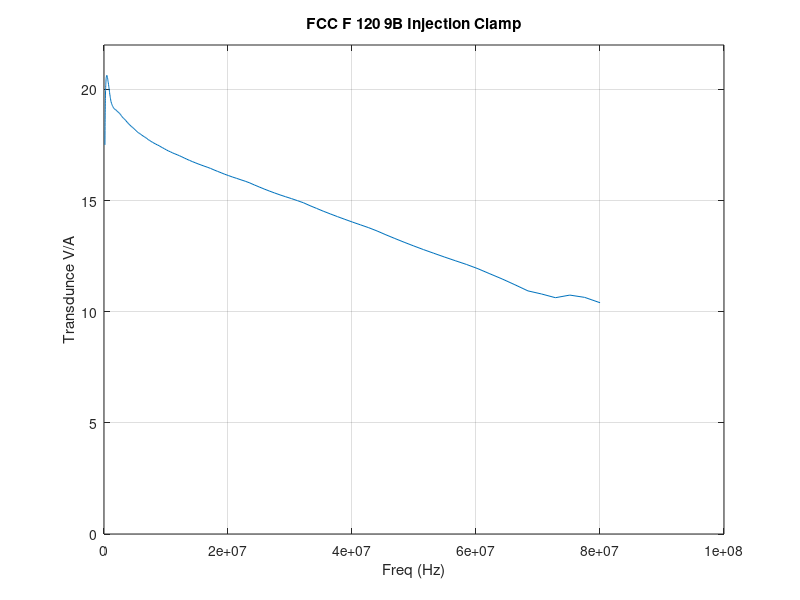
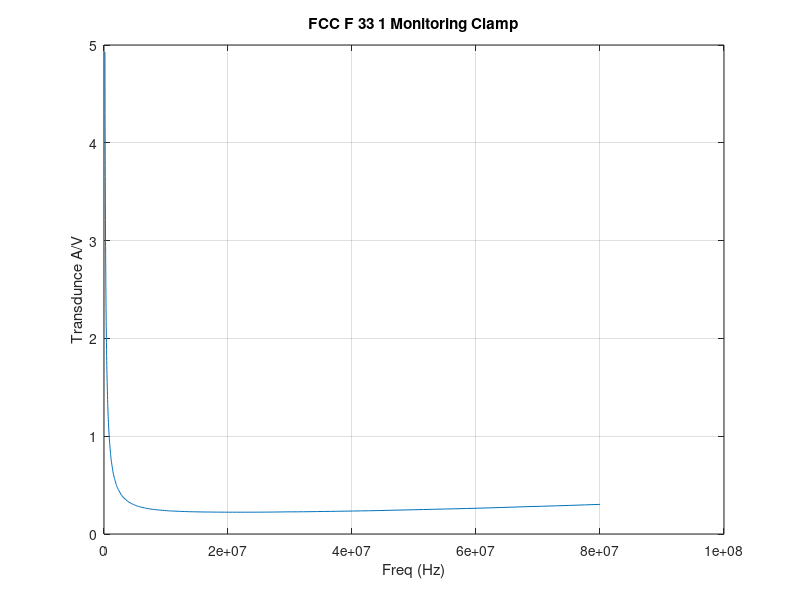

Write MATLAB code to recreate these figures, in order. (Note: this script raises an error after producing the figures.)
global s
load BCIClampF_120_9BS21.mat
figure;
clamp1=[a(:,1) abs(a(:,2))/0.02];
plot(clamp1(:,1), clamp1(:,2));
xlabel('Freq (Hz)');ylabel('Transdunce V/A')
grid on
ylim([0, 22 ])
title('FCC F 120 9B Injection Clamp')
load BCIClampF_33_1.mat
clamp2=[c(:,1),0.02./abs(c(:,2))];
figure;
plot(clamp2(:,1),clamp2(:,2))
xlabel('Freq (Hz)');ylabel('Transdunce A/V')
grid on;
title('FCC F 33 1 Monitoring Clamp')
freqlist=logfreq(150e5,80e6,100)

psv=-20
s.hf.freq(freq)
s.hf.amp(psv)
psvalue=s.ps.read(freq)
pin1=[]
Iout1=[]
pout1=[]

     


for i=1 :50
freq=freqlist(i);
s.hf.freq(freq)

psv=interp1(clamp1(:,1),clamp1(:,2),freq)
V=0.02*psv;
pin=10*log10(V*V/50/0.001)-40;
s.hf.amp(pin)



    while Iout<0.02

        pout=s.ps.read(freq)
        pause(0.5)
        % convert dbm to v
        pdbm=(pout+21)
        vout=10^((pdbm-10)/20)/sqrt(2)
        psv=interp1(clamp2(:,1),clamp2(:,2),freq)
        Iout=psv*vout
        pin=pin+2
        if pin>=0
            break;
        end
        s.hf.amp(pin)

    end
 pout1=[pout1;pout+21];
 pin1=[pin1;pin];
 Iout1=[Iout1;Iout];
 
 end





    
